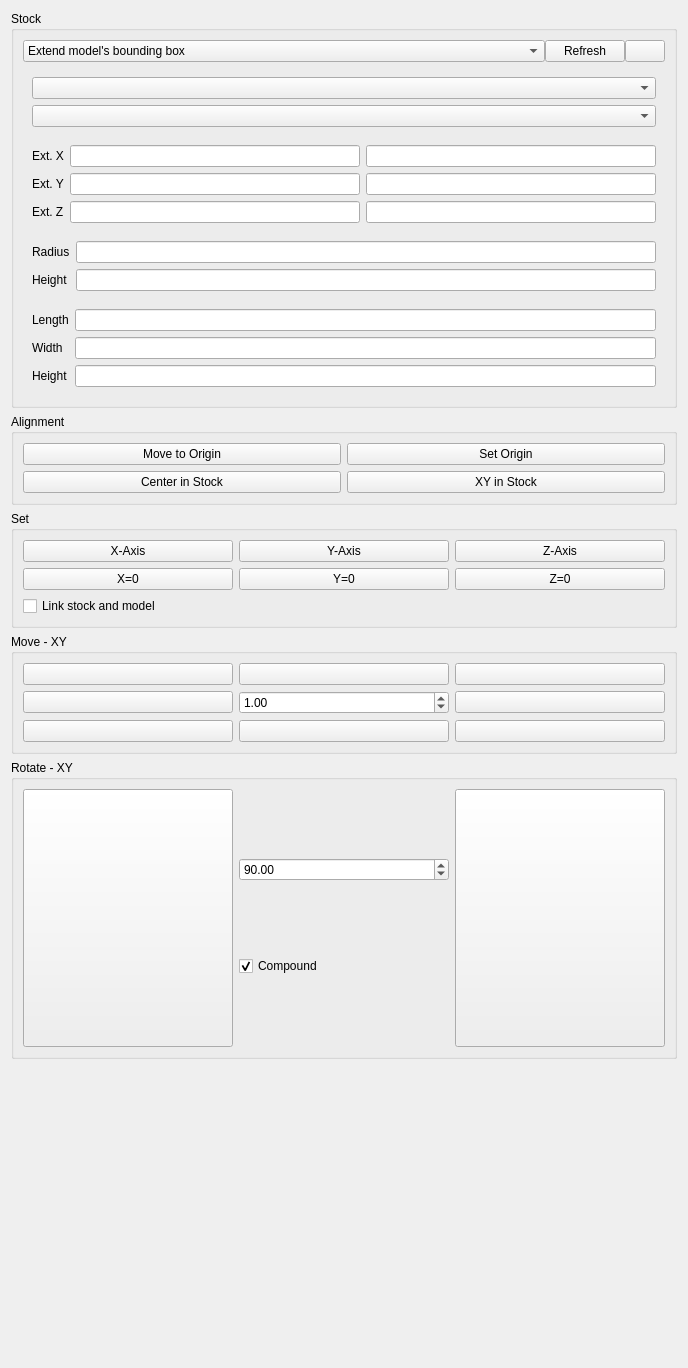
      <widget class="QWidget" name="page_3">
       <property name="geometry">
        <rect>
         <x>0</x>
         <y>0</y>
         <width>688</width>
         <height>1368</height>
        </rect>
       </property>
       <attribute name="label">
        <string>Layout</string>
       </attribute>
       <layout class="QVBoxLayout" name="verticalLayout_9">
        <item>
         <widget class="QGroupBox" name="stockGroup">
          <property name="title">
           <string>Stock</string>
          </property>
          <layout class="QVBoxLayout" name="verticalLayout_5">
           <property name="spacing">
            <number>0</number>
           </property>
           <item>
            <layout class="QHBoxLayout" name="horizontalLayout_5">
             <item>
              <widget class="QComboBox" name="stock">
               <property name="sizePolicy">
                <sizepolicy hsizetype="MinimumExpanding" vsizetype="Fixed">
                 <horstretch>0</horstretch>
                 <verstretch>0</verstretch>
                </sizepolicy>
               </property>
               <property name="currentIndex">
                <number>2</number>
               </property>
               <item>
                <property name="text">
                 <string>Create box</string>
                </property>
               </item>
               <item>
                <property name="text">
                 <string>Create cylinder</string>
                </property>
               </item>
               <item>
                <property name="text">
                 <string>Extend model's bounding box</string>
                </property>
               </item>
               <item>
                <property name="text">
                 <string>Use existing solid</string>
                </property>
               </item>
              </widget>
             </item>
             <item>
              <widget class="QPushButton" name="refreshStock">
               <property name="text">
                <string>Refresh</string>
               </property>
              </widget>
             </item>
             <item>
              <widget class="QPushButton" name="btnMaterial">
               <property name="sizePolicy">
                <sizepolicy hsizetype="Fixed" vsizetype="MinimumExpanding">
                 <horstretch>0</horstretch>
                 <verstretch>0</verstretch>
                </sizepolicy>
               </property>
               <property name="toolTip">
                <string>Assign stock material</string>
               </property>
               <property name="text">
                <string/>
               </property>
               <property name="icon">
                <iconset resource="../../../../Material/Gui/Resources/Material.qrc">
                 <normaloff>:/icons/MaterialWorkbench.svg</normaloff>:/icons/MaterialWorkbench.svg</iconset>
               </property>
              </widget>
             </item>
            </layout>
           </item>
           <item>
            <spacer name="horizontalSpacer">
             <property name="orientation">
              <enum>Qt::Horizontal</enum>
             </property>
             <property name="sizeHint" stdset="0">
              <size>
               <width>40</width>
               <height>6</height>
              </size>
             </property>
            </spacer>
           </item>
           <item>
            <widget class="QFrame" name="stockFromExisting">
             <layout class="QGridLayout" name="gridLayout_8">
              <item row="0" column="1">
               <widget class="QComboBox" name="stockExisting"/>
              </item>
              <item row="1" column="1">
               <widget class="QComboBox" name="comboBox"/>
              </item>
             </layout>
            </widget>
           </item>
           <item>
            <widget class="QFrame" name="stockFromBase">
             <layout class="QGridLayout" name="gridLayout_9">
              <item row="0" column="1">
               <widget class="QLabel" name="stockExtXLabel">
                <property name="text">
                 <string>Ext. X</string>
                </property>
               </widget>
              </item>
              <item row="0" column="2">
               <widget class="Gui::InputField" name="stockExtXneg"/>
              </item>
              <item row="0" column="3">
               <widget class="Gui::InputField" name="stockExtXpos">
                <property name="sizePolicy">
                 <sizepolicy hsizetype="Expanding" vsizetype="Fixed">
                  <horstretch>0</horstretch>
                  <verstretch>0</verstretch>
                 </sizepolicy>
                </property>
               </widget>
              </item>
              <item row="1" column="1">
               <widget class="QLabel" name="stockExtYLabel">
                <property name="text">
                 <string>Ext. Y</string>
                </property>
               </widget>
              </item>
              <item row="1" column="2">
               <widget class="Gui::InputField" name="stockExtYneg"/>
              </item>
              <item row="1" column="3">
               <widget class="Gui::InputField" name="stockExtYpos"/>
              </item>
              <item row="2" column="1">
               <widget class="QLabel" name="stockExtZLabel">
                <property name="text">
                 <string>Ext. Z</string>
                </property>
               </widget>
              </item>
              <item row="2" column="2">
               <widget class="Gui::InputField" name="stockExtZneg"/>
              </item>
              <item row="2" column="3">
               <widget class="Gui::InputField" name="stockExtZpos"/>
              </item>
             </layout>
            </widget>
           </item>
           <item>
            <widget class="QFrame" name="stockCreateCylinder">
             <layout class="QGridLayout" name="gridLayout_10">
              <item row="0" column="1">
               <widget class="QLabel" name="stockCylinderRadiusLabel">
                <property name="text">
                 <string>Radius</string>
                </property>
               </widget>
              </item>
              <item row="0" column="2">
               <widget class="Gui::InputField" name="stockCylinderRadius"/>
              </item>
              <item row="1" column="1">
               <widget class="QLabel" name="stockCylinderHeightLabel">
                <property name="text">
                 <string>Height</string>
                </property>
               </widget>
              </item>
              <item row="1" column="2">
               <widget class="Gui::InputField" name="stockCylinderHeight"/>
              </item>
             </layout>
            </widget>
           </item>
           <item>
            <widget class="QFrame" name="stockCreateBox">
             <layout class="QGridLayout" name="gridLayout_11">
              <item row="0" column="1">
               <widget class="QLabel" name="stockBoxLengthLabel">
                <property name="text">
                 <string>Length</string>
                </property>
               </widget>
              </item>
              <item row="0" column="2">
               <widget class="Gui::InputField" name="stockBoxLength"/>
              </item>
              <item row="1" column="1">
               <widget class="QLabel" name="stockBoxWidthLabel">
                <property name="text">
                 <string>Width</string>
                </property>
               </widget>
              </item>
              <item row="1" column="2">
               <widget class="Gui::InputField" name="stockBoxWidth"/>
              </item>
              <item row="2" column="1">
               <widget class="QLabel" name="stockBoxHeightLabel">
                <property name="text">
                 <string>Height</string>
                </property>
               </widget>
              </item>
              <item row="2" column="2">
               <widget class="Gui::InputField" name="stockBoxHeight"/>
              </item>
             </layout>
            </widget>
           </item>
          </layout>
         </widget>
        </item>
        <item>
         <widget class="QGroupBox" name="modelAlignGroup">
          <property name="title">
           <string>Alignment</string>
          </property>
          <layout class="QGridLayout" name="gridLayout_2">
           <item row="0" column="0">
            <widget class="QPushButton" name="moveToOrigin">
             <property name="text">
              <string>Move to Origin</string>
             </property>
            </widget>
           </item>
           <item row="0" column="1">
            <widget class="QPushButton" name="setOrigin">
             <property name="text">
              <string>Set Origin</string>
             </property>
            </widget>
           </item>
           <item row="2" column="0">
            <widget class="QPushButton" name="centerInStock">
             <property name="text">
              <string>Center in Stock</string>
             </property>
            </widget>
           </item>
           <item row="2" column="1">
            <widget class="QPushButton" name="centerInStockXY">
             <property name="text">
              <string>XY in Stock</string>
             </property>
            </widget>
           </item>
          </layout>
         </widget>
        </item>
        <item>
         <widget class="QGroupBox" name="modelSetGroup">
          <property name="title">
           <string>Set</string>
          </property>
          <layout class="QGridLayout" name="gridLayout_5">
           <item row="0" column="0">
            <widget class="QPushButton" name="modelSetXAxis">
             <property name="text">
              <string>X-Axis</string>
             </property>
            </widget>
           </item>
           <item row="0" column="1">
            <widget class="QPushButton" name="modelSetYAxis">
             <property name="text">
              <string>Y-Axis</string>
             </property>
            </widget>
           </item>
           <item row="0" column="2">
            <widget class="QPushButton" name="modelSetZAxis">
             <property name="text">
              <string>Z-Axis</string>
             </property>
            </widget>
           </item>
           <item row="1" column="0">
            <widget class="QPushButton" name="modelSetX0">
             <property name="text">
              <string>X=0</string>
             </property>
            </widget>
           </item>
           <item row="1" column="1">
            <widget class="QPushButton" name="modelSetY0">
             <property name="text">
              <string>Y=0</string>
             </property>
            </widget>
           </item>
           <item row="1" column="2">
            <widget class="QPushButton" name="modelSetZ0">
             <property name="text">
              <string>Z=0</string>
             </property>
            </widget>
           </item>
           <item row="2" column="0">
            <widget class="QCheckBox" name="linkStockAndModel">
             <property name="text">
              <string>Link stock and model</string>
             </property>
            </widget>
           </item>
          </layout>
         </widget>
        </item>
        <item>
         <widget class="QGroupBox" name="modelMoveGroup">
          <property name="title">
           <string>Move - XY</string>
          </property>
          <layout class="QGridLayout" name="gridLayout_3">
           <item row="0" column="0">
            <widget class="QPushButton" name="modelMoveLeftUp">
             <property name="text">
              <string/>
             </property>
             <property name="icon">
              <iconset resource="../Path.qrc">
               <normaloff>:/icons/arrow-left-up.svg</normaloff>:/icons/arrow-left-up.svg</iconset>
             </property>
             <property name="iconSize">
              <size>
               <width>32</width>
               <height>32</height>
              </size>
             </property>
            </widget>
           </item>
           <item row="0" column="1">
            <widget class="QPushButton" name="modelMoveUp">
             <property name="text">
              <string/>
             </property>
             <property name="icon">
              <iconset resource="../Path.qrc">
               <normaloff>:/icons/arrow-up.svg</normaloff>:/icons/arrow-up.svg</iconset>
             </property>
             <property name="iconSize">
              <size>
               <width>32</width>
               <height>32</height>
              </size>
             </property>
            </widget>
           </item>
           <item row="0" column="2">
            <widget class="QPushButton" name="modelMoveRightUp">
             <property name="text">
              <string/>
             </property>
             <property name="icon">
              <iconset resource="../Path.qrc">
               <normaloff>:/icons/arrow-right-up.svg</normaloff>:/icons/arrow-right-up.svg</iconset>
             </property>
             <property name="iconSize">
              <size>
               <width>32</width>
               <height>32</height>
              </size>
             </property>
            </widget>
           </item>
           <item row="1" column="0">
            <widget class="QPushButton" name="modelMoveLeft">
             <property name="text">
              <string/>
             </property>
             <property name="icon">
              <iconset resource="../Path.qrc">
               <normaloff>:/icons/arrow-left.svg</normaloff>:/icons/arrow-left.svg</iconset>
             </property>
             <property name="iconSize">
              <size>
               <width>32</width>
               <height>32</height>
              </size>
             </property>
            </widget>
           </item>
           <item row="1" column="1">
            <widget class="QDoubleSpinBox" name="modelMoveValue">
             <property name="minimum">
              <double>-1000.000000000000000</double>
             </property>
             <property name="maximum">
              <double>1000.000000000000000</double>
             </property>
             <property name="value">
              <double>1.000000000000000</double>
             </property>
            </widget>
           </item>
           <item row="1" column="2">
            <widget class="QPushButton" name="modelMoveRight">
             <property name="text">
              <string/>
             </property>
             <property name="icon">
              <iconset resource="../Path.qrc">
               <normaloff>:/icons/arrow-right.svg</normaloff>:/icons/arrow-right.svg</iconset>
             </property>
             <property name="iconSize">
              <size>
               <width>32</width>
               <height>32</height>
              </size>
             </property>
            </widget>
           </item>
           <item row="2" column="0">
            <widget class="QPushButton" name="modelMoveLeftDown">
             <property name="text">
              <string/>
             </property>
             <property name="icon">
              <iconset resource="../Path.qrc">
               <normaloff>:/icons/arrow-left-down.svg</normaloff>:/icons/arrow-left-down.svg</iconset>
             </property>
             <property name="iconSize">
              <size>
               <width>32</width>
               <height>32</height>
              </size>
             </property>
            </widget>
           </item>
           <item row="2" column="1">
            <widget class="QPushButton" name="modelMoveDown">
             <property name="text">
              <string/>
             </property>
             <property name="icon">
              <iconset resource="../Path.qrc">
               <normaloff>:/icons/arrow-down.svg</normaloff>:/icons/arrow-down.svg</iconset>
             </property>
             <property name="iconSize">
              <size>
               <width>32</width>
               <height>32</height>
              </size>
             </property>
            </widget>
           </item>
           <item row="2" column="2">
            <widget class="QPushButton" name="modelMoveRightDown">
             <property name="text">
              <string/>
             </property>
             <property name="icon">
              <iconset resource="../Path.qrc">
               <normaloff>:/icons/arrow-right-down.svg</normaloff>:/icons/arrow-right-down.svg</iconset>
             </property>
             <property name="iconSize">
              <size>
               <width>32</width>
               <height>32</height>
              </size>
             </property>
            </widget>
           </item>
          </layout>
         </widget>
        </item>
        <item>
         <widget class="QGroupBox" name="modelRotateGroup">
          <property name="title">
           <string>Rotate - XY</string>
          </property>
          <layout class="QGridLayout" name="gridLayout_6">
           <item row="0" column="0">
            <widget class="QPushButton" name="modelRotateLeft">
             <property name="sizePolicy">
              <sizepolicy hsizetype="Minimum" vsizetype="MinimumExpanding">
               <horstretch>0</horstretch>
               <verstretch>0</verstretch>
              </sizepolicy>
             </property>
             <property name="text">
              <string/>
             </property>
             <property name="icon">
              <iconset resource="../Path.qrc">
               <normaloff>:/icons/arrow-ccw.svg</normaloff>:/icons/arrow-ccw.svg</iconset>
             </property>
             <property name="iconSize">
              <size>
               <width>32</width>
               <height>32</height>
              </size>
             </property>
            </widget>
           </item>
           <item row="0" column="1">
            <layout class="QVBoxLayout" name="verticalLayout_18">
             <property name="leftMargin">
              <number>0</number>
             </property>
             <property name="topMargin">
              <number>0</number>
             </property>
             <property name="rightMargin">
              <number>0</number>
             </property>
             <property name="bottomMargin">
              <number>0</number>
             </property>
             <item>
              <widget class="QDoubleSpinBox" name="modelRotateValue">
               <property name="minimum">
                <double>-180.000000000000000</double>
               </property>
               <property name="maximum">
                <double>360.000000000000000</double>
               </property>
               <property name="value">
                <double>90.000000000000000</double>
               </property>
              </widget>
             </item>
             <item>
              <widget class="QCheckBox" name="modelRotateCompound">
               <property name="text">
                <string>Compound</string>
               </property>
               <property name="checked">
                <bool>true</bool>
               </property>
              </widget>
             </item>
            </layout>
           </item>
           <item row="0" column="2">
            <widget class="QPushButton" name="modelRotateRight">
             <property name="sizePolicy">
              <sizepolicy hsizetype="Minimum" vsizetype="MinimumExpanding">
               <horstretch>0</horstretch>
               <verstretch>0</verstretch>
              </sizepolicy>
             </property>
             <property name="text">
              <string/>
             </property>
             <property name="icon">
              <iconset resource="../Path.qrc">
               <normaloff>:/icons/arrow-cw.svg</normaloff>:/icons/arrow-cw.svg</iconset>
             </property>
             <property name="iconSize">
              <size>
               <width>32</width>
               <height>32</height>
              </size>
             </property>
            </widget>
           </item>
          </layout>
         </widget>
        </item>
        <item>
         <spacer name="verticalSpacer_2">
          <property name="orientation">
           <enum>Qt::Vertical</enum>
          </property>
          <property name="sizeHint" stdset="0">
           <size>
            <width>20</width>
            <height>195</height>
           </size>
          </property>
         </spacer>
        </item>
       </layout>
      </widget>
